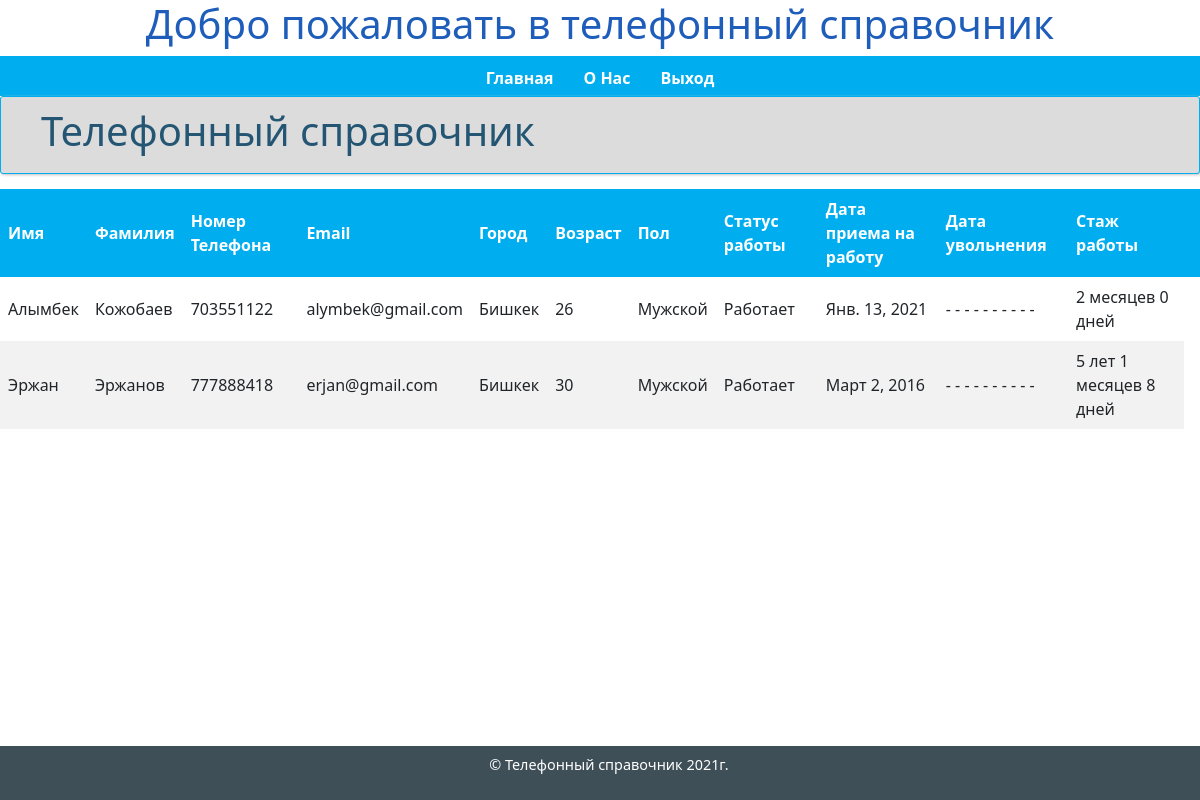
Screenshot of /main/ (signed in) with the database file from the repository.
### main/models.py (models this page shows, shortened)
class PhoneBook(models.Model):
    GENDER = (
        ('Мужской','Мужской'),
        ('Женский','Женский')
    )
    WORK_STATUS = (
        ('Работает','Работает'),
        ('Уволен','Уволен'),
        ('Отпуск','Отпуск'),
        ('Больничный','Больничный')
    )
    COUNTRIES = (
        ('Бишкек', 'Бишкек'),
        ('Ош', 'Ош'),
        ('Нарын', 'Нарын'),
        ('Каракол', 'Каракол'),
        ('Жалал-Абад', 'Жалал-Абад'),
        ('Баткен', 'Баткен'),
        ('Талас', 'Талас'),
    )
    owner = models.ForeignKey(
        User,
        on_delete=models.CASCADE,
        verbose_name='Владелец'
    )
    first_name = models.CharField(
        max_length=50,
        verbose_name='Имя'
    )
    last_name = models.CharField(
        max_length=50,
        verbose_name='Фамилия'
    )
    phone_number = models.DecimalField(
        max_digits=12,
        decimal_places=0,
        unique=True,
        verbose_name='Номер телефона'
    )
    email = models.EmailField(
        max_length= 60,
        unique=True
    )
    city = models.CharField(
        max_length=30,
        verbose_name='Город проживания',
        choices=COUNTRIES,
        default=COUNTRIES[0][1]
    )
    age = models.IntegerField(
        verbose_name='Возраст'
    )
    gender = models.CharField(
        max_length=25,
        verbose_name='Пол',
        choices=GENDER,
        default=GENDER[0:1]
    )
    work_status = models.CharField(
        max_length=25,
        verbose_name='Статус работы',
        choices=WORK_STATUS,
        default=WORK_STATUS[0:1]
    )
    employment_date = models.DateField(
        default=timezone.now,
        verbose_name='Дата приема на работу'
    )
    date_of_dismissal = models.DateField(
        verbose_name='Дата увольнения',
        blank=True,
        null=True
    )
    @property
    def count_experience(self):
        if self.date_of_dismissal:
            experience = self.date_of_dismissal - self.employment_date
        else:
            experience = dt.now().date() - self.employment_date
        years = int(experience.days // 365.25)
        month = int(experience.days // 30)
        days = int(experience.days)
        if month%12==0:
            month=0
        elif month%12!=0:
            month=month%12
        if days%30==0:
            days=0
        elif days%30!=0:
            days=days%30
        if years > 0:
            return f'{years} лет {month} месяцев {days} дней'
        else:
            return f'{month} месяцев {days} дней'
    class Meta:
        verbose_name_plural = 'Телефонная книга'
        verbose_name = 'Абонент'
        ordering = ('first_name',)

### main/views.py (the view)
# urls.py: path('main/', views.object_list, name='main'),
def object_list(request):
    query = request.GET.get('text1')
    query_1 = request.GET.get('text2')
    query_2 = request.GET.get('text3')
    query_3 = request.GET.get('text4')
    query_4 = request.GET.get('text5')
    requester = request.user
    if request.user.role == 'ADM':
        object_list = PhoneBook.objects.all()
    elif request.user.role == 'MNG':
        object_list = PhoneBook.objects.filter(city=requester.country)
    else:
        object_list = PhoneBook.objects.filter(owner=requester)
    if query or query_1 or query_2 or query_3 or query_4:
        object_list = PhoneBook.objects.filter(
            Q(first_name__icontains=query), Q(last_name__icontains=query_1), Q(phone_number__icontains=query_2), Q(age__icontains=query_3), Q(city__icontains=query_4)).distinct()
    paginator = Paginator(object_list, 10)
    page = request.GET.get('page')
    try:
        data = paginator.page(page)
    except PageNotAnInteger:
        data = paginator.page(1)
    except EmptyPage:
        data = paginator.page(paginator.num_pages)
    context = {
        'data': data,
    }
    return render(request, "main/index.html", context)

### main/models.py (called while the page is built)
    @property
    def is_active(self):
        return self.active

### main/templates/main/index.html (shortened to what this page needs)
{% load static %}
<!DOCTYPE html>
<html>
<head>
    <link rel="stylesheet" href="{% static 'css/style.min.css'%}">
    <link rel="stylesheet" href="{% static 'css/agenda.css'%}">
    <link href="https://cdn.jsdelivr.net/npm/bootstrap@5.0.0-beta1/dist/css/bootstrap.min.css" rel="stylesheet"
>
</head>
<body>
    <h1 align="center" style="color:rgb(31, 93, 187)">Добро пожаловать в телефонный справочник</h1>
    <div id="layout" class="x-borders">
        <div id="top-menu">
            <div>
                <ul>
                    <li><a href="http://127.0.0.1:8000/main/" title="Добро пожаловать на главную">Главная</a></li>
                    <li><a href="https://beeline.kg/ru" title="О Нас">О Нас</a></li>
                    {% if not user.is_authenticated %}
                    <li><a href="{% url 'register' %}" title="Регистрация">Регистрация</a></li>
                    <li><a href="{% url 'login' %}" title="Вход">Вход</a></li>
                    {% else %}
                    <li><a href="{% url 'logout' %}" title="Выход">Выход</a></li>
                    {% endif %}
                </ul>
            </div>
        </div>
        <div id="content">
            <div id="breadcrumb">
                <h1>Телефонный справочник</h1>
            </div>
            <form class="add-form" action="" method="GET">
                <div style="padding-bottom: 5px">
                </div>
                <table id="phone-book">
                    <thead>
                        <tr>
                            <th>Имя</th>
                            <th>Фамилия</th>
                            <th>Номер Телефона</th>
                            <th>Еmail</th>
                            <th>Город</th>
                            <th>Возраст</th>
                            <th>Пол</th>
                            <th>Статус работы</th>
                            <th>Дата приема на работу</th>
                            <th>Дата увольнения</th>
                            <th>Стаж работы</th>
                            <th></th>
                        </tr>
                    </thead>
                    <tfoot>
                        {% for object in data %}
                        <tr>
                            <td>{{ object.first_name }}</td>
                            <td>{{ object.last_name }}</td>
                            <td>{{ object.phone_number }}</td>
                            <td>{{ object.email }}</td>
                            <td>{{ object.city }}</td>
                            <td>{{ object.age }}</td>
                            <td>{{ object.gender }}</td>
                            <td>{{ object.work_status }}</td>
                            <td>{{ object.employment_date }}</td>
                            {% if object.date_of_dismissal %}
                                <td>{{ object.date_of_dismissal }}</td>
                            {% else %}
                                <td>- - - - - - - - - -</td>
                            {% endif %}
                            <td>{{ object.count_experience }}</td>
                        </tr>
                        {% endfor %}
                    </tfoot>
                </table>
            </form>
        </div>
    </div>
    <footer>
        <p>&copy; Телефонный справочник 2021г.</p>
    </footer>
</body>
</html>

### main/static/css/agenda.css (style rules this page uses)
table { border-collapse: collapse; width: 100%; }
th, td { text-align: left; padding: 8px; }
tr:nth-child(even) { background-color: #f2f2f2 }
th { background-color: #00aeef; color: white; }
.add-form { padding: 10px 0; }

### rows the page displays
PhoneBook: first_name "Алымбек", last_name "Кожобаев", phone_number "703551122", email "alymbek@gmail.com", city "Бишкек", age "26", gender "Мужской", work_status "Работает", employment_date "Янв. 13, 2021", count_experience "2 месяцев 0 дней"
PhoneBook: first_name "Эржан", last_name "Эржанов", phone_number "777888418", email "erjan@gmail.com", city "Бишкек", age "30", gender "Мужской", work_status "Работает", employment_date "Март 2, 2016", count_experience "5 лет 1 месяцев 8 дней"
